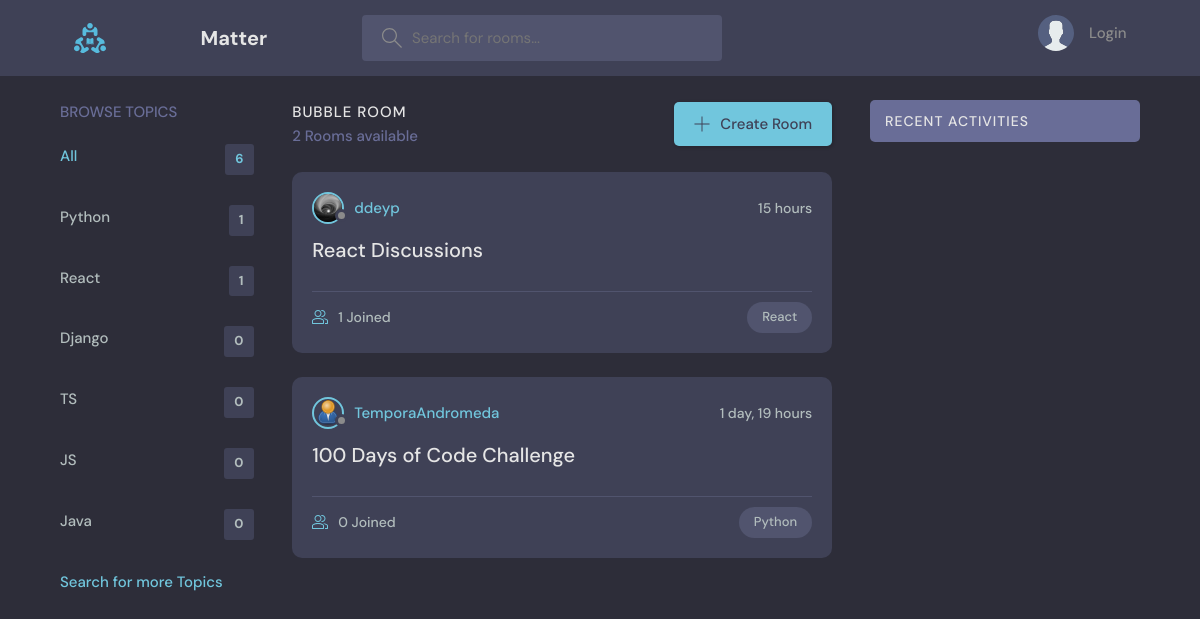
Page /room/ on the committed database.
### rooms/models.py (models this page shows, shortened)
class Topic(models.Model):
    name = models.CharField(max_length=200)

class Room(models.Model):
    host = models.ForeignKey(Profile, null=True, blank= True, on_delete=models.SET_NULL)
    topic = models.ForeignKey(Topic, on_delete=models.SET_NULL, null=True)
    name = models.CharField(max_length = 200)
    description = models.TextField(null=True, blank=True)
    participants = models.ManyToManyField(Profile, related_name='participants', blank=True)
    updated = models.DateTimeField(auto_now=True)
    created = models.DateTimeField(auto_now_add=True)
    id = models.UUIDField(default=uuid.uuid4, unique = True, primary_key=True, editable= False)
    class Meta:
        ordering =['-updated', '-created']

### users/models.py (models this page shows, shortened)
class Profile(models.Model):
    user = models.OneToOneField(User, on_delete = models.CASCADE, null=True, blank= True)
    name = models.CharField(max_length=200, blank=True, null=True)
    username = models.CharField(max_length=200, blank=True, null=True)
    email= models.EmailField(max_length=500, blank=True, null=True)
    location = models.CharField(max_length=200, blank=True, null=True)
    bio = models.TextField(null=True, blank=True)
    short_intro = models.TextField(blank=True, null=True)
    social_twitter = models.CharField(max_length=200, blank=True, null=True)
    social_linkedin = models.CharField(max_length=200, blank=True, null=True)
    social_youtube = models.CharField(max_length=200, blank=True, null=True)
    social_website = models.CharField(max_length=200, blank=True, null=True)
    social_instagram = models.CharField(max_length=200, blank=True, null=True)
    social_github = models.CharField(max_length=200, blank=True, null=True)
    profile_image = models.ImageField(null=True, blank=True, upload_to='profiles/', default = 'profiles/user-default.png')
    id = models.UUIDField(default=uuid.uuid4, unique = True, primary_key=True, editable= False)
    created_at = models.DateTimeField(auto_now_add=True)
    @property
    def imageURL(self):
        try:
            url = self.profile_image.url
        except:
            url = ''
        return url

### rooms/views.py (the view)
# urls.py: path('', views.home, name='home'),
def home(request):
    q = request.GET.get('q') if request.GET.get('q') != None else ''
    rooms = Room.objects.filter(Q(topic__name__icontains = q) | Q(name__icontains = q) | Q(description__icontains = q))
    topics = Topic.objects.all()
    room_count = rooms.count()
    room_replies = Replies.objects.filter(Q(room__topic__name__icontains = q))
    context ={'rooms': rooms, 'topics': topics, 'room_count': room_count, 'room_messages': room_replies}
    return render(request,'rooms/home.html', context)

### rooms/templates/rooms/home.html (shortened to what this page needs)
{% extends 'main2.html' %}
{% block content %}
    <main class="layout layout--3">
      <div class="container">
        {% include 'rooms/topics_components.html' %}
        <div class="roomList">
          <div class="roomList__header">
            <div>
              <h2>Bubble Room</h2>
              <p>{{room_count}} Rooms available</p>
            </div>
            <a class="btn btn--main" href="{% url 'create-room' %}">
              <svg version="1.1" xmlns="http://www.w3.org/2000/svg" width="32" height="32" viewBox="0 0 32 32">
                <title>add</title>
                <path
                  d="M16.943 0.943h-1.885v14.115h-14.115v1.885h14.115v14.115h1.885v-14.115h14.115v-1.885h-14.115v-14.115z"
                ></path>
              </svg>
              Create Room
            </a>
          </div>
          {% include 'rooms/feed_component.html' %}
        </div>
        {% include 'rooms/activity_component.html' %}
      </div>
    </main>
{% endblock %}

### rooms/templates/rooms/topics_components.html
 <div class="topics">
    <div class="topics__header">
      <h2>Browse Topics</h2>
    </div>
    <ul class="topics__list">
      <li>
        <a href="{% url 'home' %}" class="active">All <span>{{topics.count}}</span></a>
      </li>
      {% for topic in topics %}
      <li>
        <a href="{% url 'home' %}?q={{topic.name}}">{{topic.name}}<span>{{topic.room_set.all.count}}</span></a>
      </li>
      {% endfor %}
    </ul>
    <a class="btn btn--link">
      Search for more Topics
    </a>
  </div>

### rooms/templates/rooms/feed_component.html (shortened to what this page needs)
{% for room in rooms %}
<div class="roomListRoom">
    <div class="roomListRoom__header">
      <a href="{% url 'room-profile' room.host.id %}" class="roomListRoom__author">
        <div class="avatar avatar--small">
          <img src="{{room.host.imageURL}}" />
        </div>
        <span>{{room.host.username}}</span>
      </a>
      <div class="roomListRoom__actions">
        <span>{{room.created|timesince}}</span>
      </div>
    </div>
    <div class="roomListRoom__content">
      <a href="{% url 'rooms' room.id %}">{{room.name}}</a>
    </div>
    <div class="roomListRoom__meta">
      <a href="{% url 'rooms' room.id %}" class="roomListRoom__joined">
        {{room.participants.all.count}} Joined
      </a>
      <p class="roomListRoom__topic">{{room.topic.name}}</p>
    </div>
  </div>
{% endfor %}

### static/styles/style.css (style rules this page uses)
:root { --color-main: #71c6dd; --color-main-light: #e1f6fb; --color-dark: #3f4156; --color-dark-medium: #51546e; --color-dark-light: #696d97; --color-light: #e5e5e5; --color-gray: #8b8b8b; --color-light-gray: #b2bdbd; --color-bg: #2d2d39; --color-success: #5dd693; --color-error: #fc4b0b; }
* { font-family: "DM Sans", -apple-system, BlinkMacSystemFont, "Segoe UI", Roboto, Oxygen, Ubuntu, Cantarell, "Open Sans", "Helvetica Neue", sans-serif; margin: 0; padding: 0; box-sizing: border-box; text-rendering: optimizeLegibility; font-size: inherit; }
html { font-size: 56.25%; }
@media only screen and (min-width: 1200px) { html { font-size: 62.5%; } }
body { line-height: 1.6; font-weight: 400; font-size: 1.5rem; color: var(--color-light-gray); background-color: var(--color-bg); min-height: 100vh; }
img { width: 100%; }
a { display: inline-block; color: var(--color-main); text-decoration: none; }
.container { max-width: 120rem; width: 90%; margin: auto; }
.btn { background-color: transparent; border: none; display: inline-flex; align-items: center; gap: 1rem; cursor: pointer; transition: all ease-in-out 0.3s; padding: 1rem 2rem; border-radius: 5px; box-shadow: 1px 1px 3px 1px rgba(0, 0, 0, 0.15); font-weight: 500; }
.btn--link { border-radius: 0; padding: 0; color: var(--color-main); box-shadow: none; }
.btn--main { background-color: var(--color-main); color: var(--color-dark); }
.btn > svg { fill: currentColor; width: 1.6rem; height: 1.6rem; }
.avatar { position: relative; display: inline-block; border-radius: 50%; border: 2px solid var(--color-main); }
.avatar img { display: block; border-radius: 50%; object-fit: cover; object-position: center; }
.avatar::after { content: ""; display: block; position: absolute; background-color: var(--color-gray); z-index: 111; border-radius: 50%; border: 0.3rem solid var(--color-dark); }
.avatar.avatar--small img { width: 2.8rem; height: 2.8rem; }
.avatar.avatar--small:after { width: 0.7rem; height: 0.7rem; bottom: 0px; right: -6px; }
.layout { margin-top: 2.4rem; }
.layout > .container { display: flex; justify-content: space-between; align-items: flex-start; }
.layout--3 > .container > div:first-child { flex-basis: 18%; max-width: 22.5rem; }
.layout--3 > .container > div:nth-child(2) { flex-basis: 50%; }
.topics__header { margin-bottom: 2rem; }
.topics__header h2 { text-transform: uppercase; font-weight: 500; color: var(--color-dark-light); }
.topics__list { list-style: none; }
.topics__list li a { display: flex; justify-content: space-between; margin-bottom: 3rem; font-weight: 500; color: var(--color-light-gray); transition: all 0.3s ease-in-out; }
.topics__list li a.active, .topics__list li a:hover { color: var(--color-main); }
.topics__list li a span { padding: 0.5rem 1rem; background-color: var(--color-dark); border-radius: 3px; font-size: 1.3rem; font-weight: 700; letter-spacing: 1px; }
.roomList__header { display: flex; justify-content: space-between; align-items: center; margin-bottom: 2.4rem; }
.roomList__header h2 { text-transform: uppercase; font-weight: 500; color: var(--color-light); letter-spacing: 1px; }
.roomList__header p { font-weight: 500; color: var(--color-dark-light); }
.roomListRoom { margin-bottom: 2.4rem; background-color: var(--color-dark); border-radius: 1rem; padding: 2rem; }
.roomListRoom__header { display: flex; justify-content: space-between; align-items: center; }
.roomListRoom__author { font-weight: 500; display: flex; align-items: center; gap: 1rem; }
.roomListRoom__actions { display: flex; align-items: flex-start; gap: 1rem; position: relative; }
.roomListRoom__actions span { font-size: 1.4rem; font-weight: 500; }
.roomListRoom__content { margin: 1rem 0; }
.roomListRoom__content a { font-size: 2rem; font-weight: 500; margin-bottom: 1.5rem; color: var(--color-light); transition: all 0.3s ease-in-out; }
.roomListRoom__meta { border-top: 1px solid var(--color-dark-medium); padding-top: 1rem; display: flex; align-items: center; justify-content: space-between; }
.roomListRoom__joined { color: var(--color-light-gray); display: flex; align-items: center; gap: 1rem; font-size: 1.4rem; font-weight: 500; }
.roomListRoom__joined svg { fill: var(--color-main); width: 1.6rem; height: 1.6rem; }
.roomListRoom__topic { padding: 5px 1.5rem; background-color: var(--color-dark-medium); border-radius: 5rem; font-weight: 500; font-size: 1.3rem; }

### rows in the picture
Topic: name "Python", room_set.all.count "1"
Topic: name "React", room_set.all.count "1"
Topic: name "Django", room_set.all.count "0"
Topic: name "TS", room_set.all.count "0"
Topic: name "JS", room_set.all.count "0"
Topic: name "Java", room_set.all.count "0"
Room: host.imageURL (picture), host.username "ddeyp", created "15 hours", name "React Discussions", participants.all.count "1", topic.name "React"
Room: host.imageURL (placeholder picture), host.username "TemporaAndromeda", created "1 day, 19 hours", name "100 Days of Code Challenge", participants.all.count "0", topic.name "Python"

### other values in the picture
{{ topics.count }} "6"
{{ room_count }} "2"
